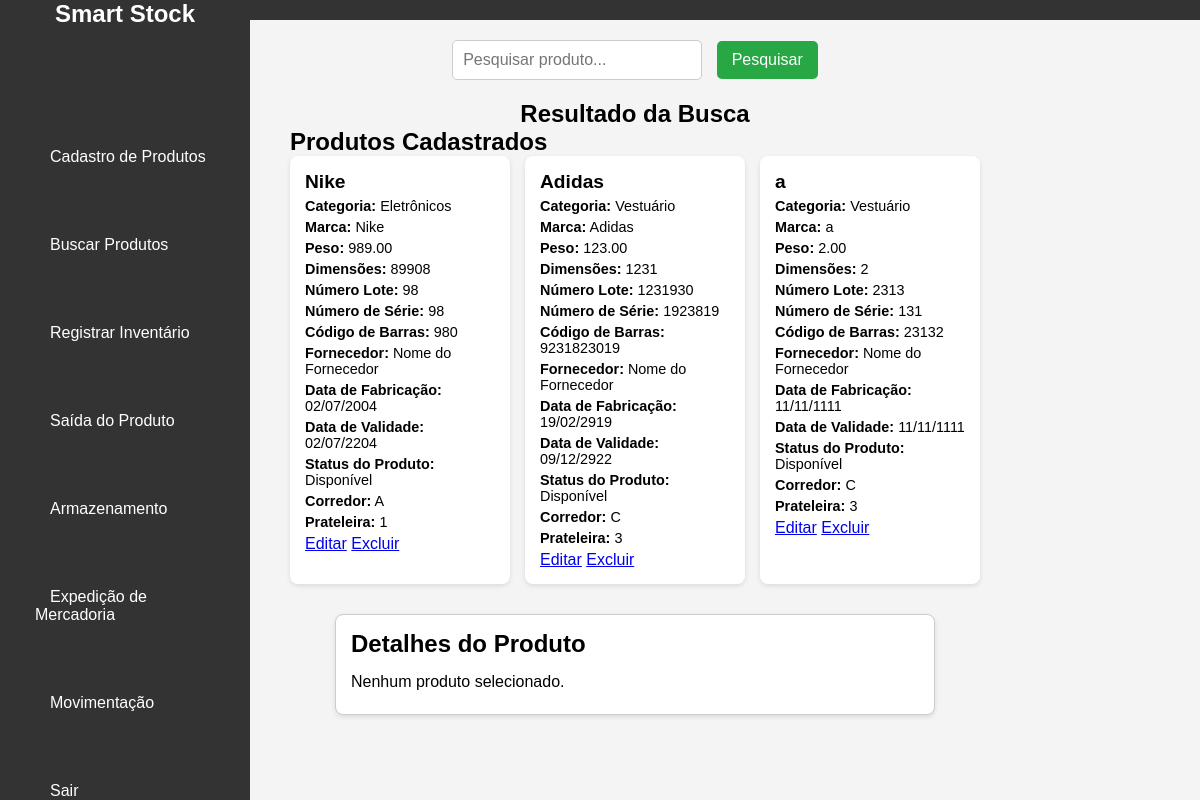
/view/listaProduto.php (signed in), run on the app's committed database.
### tables this page shows
CREATE TABLE `produto` (
  `produto_id` int NOT NULL,
  `nome` varchar(255) NOT NULL,
  `marca` varchar(100) DEFAULT NULL,
  `peso` decimal(10,2) DEFAULT NULL,
  `dimensoes` varchar(100) DEFAULT NULL,
  `numero_lote` varchar(50) DEFAULT NULL,
  `numero_serie` varchar(50) DEFAULT NULL,
  `codigo_barras` varchar(50) DEFAULT NULL,
  `fornecedor_id` int DEFAULT NULL,
  `data_fabricacao` date DEFAULT NULL,
  `data_validade` date DEFAULT NULL,
  `quantidade_reservada` int DEFAULT '0',
  `status_produto` varchar(50) DEFAULT 'Disponível',
  `categoria` varchar(100) DEFAULT NULL
);

CREATE TABLE `fornecedor` (
  `fornecedor_id` int NOT NULL,
  `nome` varchar(255) NOT NULL,
  `telefone` varchar(20) DEFAULT NULL,
  `email` varchar(255) DEFAULT NULL,
  `cnpj` varchar(20) DEFAULT NULL,
  `rua` varchar(255) DEFAULT NULL,
  `numero` varchar(10) DEFAULT NULL,
  `complemento` varchar(50) DEFAULT NULL,
  `bairro` varchar(100) DEFAULT NULL,
  `cidade` varchar(100) DEFAULT NULL,
  `estado` varchar(50) DEFAULT NULL,
  `cep` varchar(10) DEFAULT NULL
);

CREATE TABLE `localizacao` (
  `localizacao_id` int NOT NULL,
  `corredor` varchar(50) DEFAULT NULL,
  `prateleira` varchar(255) NOT NULL,
  `coluna` varchar(255) NOT NULL,
  `andar` int NOT NULL,
  `capacidade_total` int NOT NULL,
  `ocupacao_atual` int NOT NULL
);

### view/listaProduto.php (the view, shortened to what this page needs)
<?php
$produtosCadastrados = [];
function listarProduto()
{
    $conexao = Conexao::conectar();
    $sql = "SELECT p.*,
                    l.corredor,
                    l.prateleira,
                    l.coluna,
                    l.andar,
                    f.nome AS fornecedor_nome
             FROM produto p
             LEFT JOIN produto_localizacao pl ON p.produto_id = pl.produto_id
             LEFT JOIN localizacao l ON pl.localizacao_id = l.localizacao_id
             LEFT JOIN fornecedor f ON p.fornecedor_id = f.fornecedor_id";
    $stmt = $conexao->prepare($sql);
    $stmt->execute();
    return $stmt->fetchAll(PDO::FETCH_ASSOC);
}
try {
    $produtosCadastrados = listarProduto();
} catch (Exception $e) {
    die("Erro ao buscar produtos: " . htmlspecialchars($e->getMessage()));
}
?>
<!DOCTYPE html>
<html lang="pt-BR">
<head>
    <link rel="stylesheet" href="../css/produto/buscarProduto.css">
    <link rel="stylesheet" href="../css/header.css">
    <link rel="stylesheet" href="../css/index.css">
</head>
<body>
    <header id="header">
        <nav id="navbar">
            <h1 id="system-name">Smart Stock</h1>
            <ul id="nav">
                <li class="nav-item"><a href="cadastroProduto.php">Cadastro de Produtos</a></li>
                <li class="nav-item"><a href="listaProduto.php">Buscar Produtos</a></li>
                <li class="nav-item"><a href="registrarInventario.php">Registrar Inventário</a></li>
                <li class="nav-item"><a href="registrarSaidaProduto.php">Saída do Produto</a></li>
                <li class="nav-item"><a href="Armazenamento.php">Armazenamento</a></li>
                <li class="nav-item"><a href="ExpediçãodeMercadoria.php">Expedição de Mercadoria</a></li>
                <li class="nav-item"><a href="movimentacao.php">Movimentação</a></li>
                <li class="nav-item"><a href="../index.php">Sair</a></li>
            </ul>
        </nav>
    </header>
    <main>
        <form method="POST" action="" aria-label="Barra de Pesquisa">
            <input type="text" id="barra-pesquisa" name="query" placeholder="Pesquisar produto..." value="<?php echo isset($_POST['query']) ? htmlspecialchars($_POST['query']) : ''; ?>" required>
            <button id="botao-pesquisa" type="submit">Pesquisar</button>
        </form>
        <section id="resultado-busca" aria-labelledby="resultado-busca-titulo">
            <h2 id="resultado-busca-titulo">Resultado da Busca</h2>
        </section>
        <section id="produtos-cadastrados" aria-labelledby="produtos-cadastrados-titulo">
            <h2 id="produtos-cadastrados-titulo">Produtos Cadastrados</h2>
            <div id="produtos">
                <?php if (count($produtosCadastrados) > 0): ?>
                    <?php foreach ($produtosCadastrados as $produto): ?>
                        <div class="produto-card" onclick="exibirInfoProduto(<?php echo htmlspecialchars($produto['produto_id']); ?>)">
                            <h3><?php echo htmlspecialchars($produto['nome']); ?></h3>
                            <p><strong>Categoria:</strong> <?php echo htmlspecialchars($produto['categoria']); ?></p>
                            <p><strong>Marca:</strong> <?php echo htmlspecialchars($produto['marca']); ?></p>
                            <p><strong>Peso:</strong> <?php echo htmlspecialchars($produto['peso']); ?></p>
                            <p><strong>Dimensões:</strong> <?php echo htmlspecialchars($produto['dimensoes']); ?></p>
                            <p><strong>Número Lote:</strong> <?php echo htmlspecialchars($produto['numero_lote']); ?></p>
                            <p><strong>Número de Série:</strong> <?php echo htmlspecialchars($produto['numero_serie']); ?></p>
                            <p><strong>Código de Barras:</strong> <?php echo htmlspecialchars($produto['codigo_barras']); ?></p>
                            <p><strong>Fornecedor:</strong> <?php echo htmlspecialchars($produto['fornecedor_nome']); ?></p>
                            <p><strong>Data de Fabricação:</strong> <?php echo htmlspecialchars(date('d/m/Y', strtotime($produto['data_fabricacao']))); ?></p>
                            <p><strong>Data de Validade:</strong> <?php echo htmlspecialchars(date('d/m/Y', strtotime($produto['data_validade']))); ?></p>
                            <p><strong>Status do Produto:</strong> <?php echo htmlspecialchars($produto['status_produto']); ?></p>
                            <p><strong>Corredor:</strong> <?php echo htmlspecialchars($produto['corredor']); ?></p>
                            <p><strong>Prateleira:</strong> <?php echo htmlspecialchars($produto['prateleira']); ?></p>
                            <a class="edit-link" href="editarProduto.php?id=<?php echo htmlspecialchars($produto['produto_id']); ?>">Editar</a>
                            <a class="delete-link" href="listaProduto.php?excluir_produto_id=<?php echo htmlspecialchars($produto['produto_id']); ?>"
                                onclick="return confirm('Tem certeza que deseja excluir este produto?');">Excluir</a>
                        </div>
                    <?php endforeach; ?>
                <?php else: ?>
                    <p>Nenhum produto cadastrado.</p>
                <?php endif; ?>
            </div>
        </section>
        <section id="info-produto" aria-labelledby="info-produto-titulo">
            <h2 id="info-produto-titulo">Detalhes do Produto</h2>
            <div id="detalhes-produto">
                <p>Nenhum produto selecionado.</p>
            </div>
        </section>
</body>
</html>

### css/produto/buscarProduto.css (style rules this page uses)
* { list-style: none; }
#barra-pesquisa { width: 60%; padding: 12px; font-size: 16px; border: 1px solid #ddd; border-radius: 4px; transition: border-color 0.3s; }
#botao-pesquisa { padding: 12px 20px; font-size: 16px; background-color: #007bff; color: white; border: none; border-radius: 4px; cursor: pointer; transition: background-color 0.3s; margin-left: 10px; }
main { display: flex; flex-direction: column; align-items: center; padding: 20px; margin-top: 20px; }
#lista-produtos, #info-produto { width: 100%; max-width: 600px; border: 1px solid #ccc; background-color: white; padding: 20px; margin: 10px 0; border-radius: 8px; box-shadow: 0 4px 8px rgba(0, 0, 0, 0.1); }
#detalhes-produto p { margin: 8px 0; }

### css/header.css (style rules this page uses)
#navbar { display: flex; flex-direction: column; justify-content: flex-start; align-items: flex-start; position: fixed; left: 0; top: 0; width: 250px; height: 100%; background-color: #333; padding: 20px; }
#nav { list-style-type: none; display: flex; flex-direction: column; gap: 70px; margin-top: 26%; }
.nav-item a { color: white; text-decoration: none; padding: 10px 15px; border-radius: 4px; width: 100%; transition: background-color 0.3s; }
main { margin: 0 200px 0 270px; }

### css/index.css (style rules this page uses)
* { box-sizing: border-box; margin: 0; padding: 0; }
body { font-family: Verdana, Geneva, Tahoma, sans-serif; background-color: #f0f0f0; }
h1 { color: #fff; }

### view/listaProduto.php (style rules this page uses)
body { font-family: Arial, sans-serif; margin: 0; padding: 0; background-color: #f4f4f4; }
#header { background: #333; color: #fff; padding: 10px 0; }
#navbar { display: flex; justify-content: space-between; align-items: center; padding: 0 20px; }
#system-name { margin: 0; }
#nav { list-style-type: none; margin: 0; padding: 0; display: flex; }
.nav-item { margin-left: 15px; }
.nav-item a { color: #fff; text-decoration: none; }
main { padding: 20px; }
form { margin-bottom: 20px; }
#barra-pesquisa { padding: 10px; width: 250px; border: 1px solid #ccc; border-radius: 5px; }
#botao-pesquisa { padding: 10px 15px; border: none; border-radius: 5px; background-color: #28a745; color: white; cursor: pointer; margin-left: 10px; }
#produtos { display: flex; flex-wrap: wrap; gap: 15px; }
.produto-card { background: white; border-radius: 8px; box-shadow: 0 2px 5px rgba(0, 0, 0, 0.1); padding: 15px; flex: 1 1 200px; transition: transform 0.2s; cursor: pointer; }
.produto-card h3 { margin: 0; font-size: 1.2em; }
.produto-card p { margin: 5px 0; font-size: 0.9em; }
#info-produto { margin-top: 30px; padding: 15px; background: white; border-radius: 8px; box-shadow: 0 2px 5px rgba(0, 0, 0, 0.1); }
#info-produto h2 { margin-top: 0; }
#detalhes-produto { margin-top: 15px; }

### data on the page
produto: nome "Nike", categoria "Eletrônicos", marca "Nike", peso "989.00", dimensoes "89908", numero_lote "98", numero_serie "98", codigo_barras "980", fornecedor.nome "Nome do Fornecedor", data_fabricacao "02/07/2004", data_validade "02/07/2204", status_produto "Disponível", localizacao.corredor "A", localizacao.prateleira "1"
produto: nome "Adidas", categoria "Vestuário", marca "Adidas", peso "123.00", dimensoes "1231", numero_lote "1231930", numero_serie "1923819", codigo_barras "9231823019", fornecedor.nome "Nome do Fornecedor", data_fabricacao "19/02/2919", data_validade "09/12/2922", status_produto "Disponível", localizacao.corredor "C", localizacao.prateleira "3"
produto: nome "a", categoria "Vestuário", marca "a", peso "2.00", dimensoes "2", numero_lote "2313", numero_serie "131", codigo_barras "23132", fornecedor.nome "Nome do Fornecedor", data_fabricacao "11/11/1111", data_validade "11/11/1111", status_produto "Disponível", localizacao.corredor "C", localizacao.prateleira "3"
